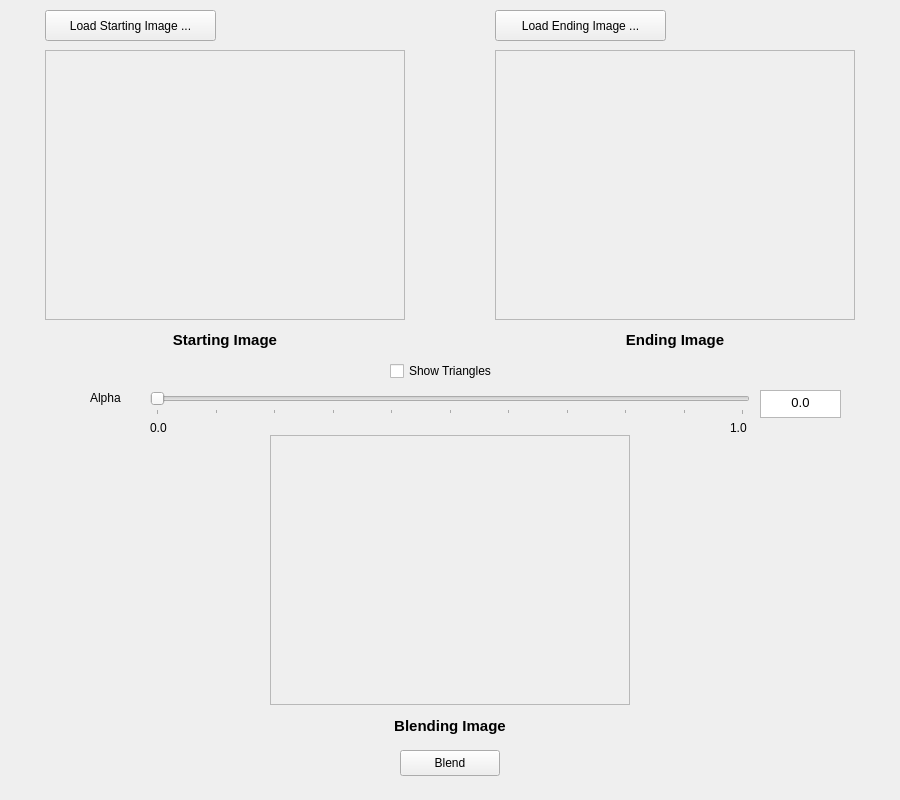
<?xml version="1.0" encoding="UTF-8"?>
<ui version="4.0">
 <class>MainWindow</class>
 <widget class="QMainWindow" name="MainWindow">
  <property name="geometry">
   <rect>
    <x>0</x>
    <y>0</y>
    <width>900</width>
    <height>800</height>
   </rect>
  </property>
  <property name="windowTitle">
   <string>MainWindow</string>
  </property>
  <widget class="QWidget" name="centralwidget">
   <widget class="QPushButton" name="Blend">
    <property name="geometry">
     <rect>
      <x>400</x>
      <y>750</y>
      <width>100</width>
      <height>26</height>
     </rect>
    </property>
    <property name="text">
     <string>Blend</string>
    </property>
   </widget>
   <widget class="QPushButton" name="loadStart">
    <property name="geometry">
     <rect>
      <x>45</x>
      <y>10</y>
      <width>171</width>
      <height>31</height>
     </rect>
    </property>
    <property name="text">
     <string>Load Starting Image ...</string>
    </property>
   </widget>
   <widget class="QCheckBox" name="showTri">
    <property name="geometry">
     <rect>
      <x>390</x>
      <y>360</y>
      <width>120</width>
      <height>22</height>
     </rect>
    </property>
    <property name="autoFillBackground">
     <bool>false</bool>
    </property>
    <property name="text">
     <string>Show Triangles</string>
    </property>
    <property name="checkable">
     <bool>true</bool>
    </property>
    <property name="checked">
     <bool>false</bool>
    </property>
    <property name="tristate">
     <bool>false</bool>
    </property>
   </widget>
   <widget class="QSlider" name="slider">
    <property name="enabled">
     <bool>true</bool>
    </property>
    <property name="geometry">
     <rect>
      <x>150</x>
      <y>390</y>
      <width>600</width>
      <height>25</height>
     </rect>
    </property>
    <property name="minimumSize">
     <size>
      <width>591</width>
      <height>0</height>
     </size>
    </property>
    <property name="mouseTracking">
     <bool>false</bool>
    </property>
    <property name="acceptDrops">
     <bool>false</bool>
    </property>
    <property name="autoFillBackground">
     <bool>true</bool>
    </property>
    <property name="maximum">
     <number>1000</number>
    </property>
    <property name="singleStep">
     <number>50</number>
    </property>
    <property name="orientation">
     <enum>Qt::Horizontal</enum>
    </property>
    <property name="invertedAppearance">
     <bool>false</bool>
    </property>
    <property name="invertedControls">
     <bool>false</bool>
    </property>
    <property name="tickPosition">
     <enum>QSlider::TicksBelow</enum>
    </property>
    <property name="tickInterval">
     <number>100</number>
    </property>
   </widget>
   <widget class="QTextEdit" name="textEdit">
    <property name="geometry">
     <rect>
      <x>760</x>
      <y>390</y>
      <width>81</width>
      <height>28</height>
     </rect>
    </property>
    <property name="html">
     <string>&lt;!DOCTYPE HTML PUBLIC &quot;-//W3C//DTD HTML 4.0//EN&quot; &quot;http://www.w3.org/TR/REC-html40/strict.dtd&quot;&gt;
&lt;html&gt;&lt;head&gt;&lt;meta name=&quot;qrichtext&quot; content=&quot;1&quot; /&gt;&lt;style type=&quot;text/css&quot;&gt;
p, li { white-space: pre-wrap; }
&lt;/style&gt;&lt;/head&gt;&lt;body style=&quot; font-family:'Sans'; font-size:10pt; font-weight:400; font-style:normal;&quot;&gt;
&lt;p align=&quot;center&quot; style=&quot; margin-top:0px; margin-bottom:0px; margin-left:0px; margin-right:0px; -qt-block-indent:0; text-indent:0px;&quot;&gt;0.0&lt;/p&gt;&lt;/body&gt;&lt;/html&gt;</string>
    </property>
    <property name="acceptRichText">
     <bool>false</bool>
    </property>
   </widget>
   <widget class="QPushButton" name="loadEnd">
    <property name="geometry">
     <rect>
      <x>495</x>
      <y>10</y>
      <width>171</width>
      <height>31</height>
     </rect>
    </property>
    <property name="text">
     <string>Load Ending Image ...</string>
    </property>
   </widget>
   <widget class="QLabel" name="label">
    <property name="geometry">
     <rect>
      <x>90</x>
      <y>390</y>
      <width>41</width>
      <height>16</height>
     </rect>
    </property>
    <property name="text">
     <string>Alpha</string>
    </property>
   </widget>
   <widget class="QLabel" name="startIm">
    <property name="geometry">
     <rect>
      <x>45</x>
      <y>50</y>
      <width>360</width>
      <height>270</height>
     </rect>
    </property>
    <property name="frameShape">
     <enum>QFrame::StyledPanel</enum>
    </property>
    <property name="frameShadow">
     <enum>QFrame::Plain</enum>
    </property>
    <property name="text">
     <string/>
    </property>
   </widget>
   <widget class="QLabel" name="endIm">
    <property name="geometry">
     <rect>
      <x>495</x>
      <y>50</y>
      <width>360</width>
      <height>270</height>
     </rect>
    </property>
    <property name="frameShape">
     <enum>QFrame::StyledPanel</enum>
    </property>
    <property name="frameShadow">
     <enum>QFrame::Plain</enum>
    </property>
    <property name="text">
     <string/>
    </property>
   </widget>
   <widget class="QLabel" name="morphIm">
    <property name="geometry">
     <rect>
      <x>270</x>
      <y>435</y>
      <width>360</width>
      <height>270</height>
     </rect>
    </property>
    <property name="frameShape">
     <enum>QFrame::StyledPanel</enum>
    </property>
    <property name="frameShadow">
     <enum>QFrame::Plain</enum>
    </property>
    <property name="text">
     <string/>
    </property>
   </widget>
   <widget class="QLabel" name="label_2">
    <property name="geometry">
     <rect>
      <x>135</x>
      <y>330</y>
      <width>180</width>
      <height>20</height>
     </rect>
    </property>
    <property name="text">
     <string>&lt;!DOCTYPE HTML PUBLIC &quot;-//W3C//DTD HTML 4.0//EN&quot; &quot;http://www.w3.org/TR/REC-html40/strict.dtd&quot;&gt;
&lt;html&gt;&lt;head&gt;&lt;meta name=&quot;qrichtext&quot; content=&quot;1&quot; /&gt;&lt;style type=&quot;text/css&quot;&gt;
p, li { white-space: pre-wrap; }
&lt;/style&gt;&lt;/head&gt;&lt;body style=&quot; font-family:'Sans'; font-size:10pt; font-weight:400; font-style:normal;&quot;&gt;
&lt;p align=&quot;center&quot; style=&quot; margin-top:0px; margin-bottom:0px; margin-left:0px; margin-right:0px; -qt-block-indent:0; text-indent:0px;&quot;&gt;&lt;span style=&quot; font-size:11pt; font-weight:600;&quot;&gt;Starting Image&lt;/span&gt;&lt;/p&gt;&lt;/body&gt;&lt;/html&gt;</string>
    </property>
   </widget>
   <widget class="QLabel" name="label_3">
    <property name="geometry">
     <rect>
      <x>585</x>
      <y>330</y>
      <width>180</width>
      <height>20</height>
     </rect>
    </property>
    <property name="text">
     <string>&lt;!DOCTYPE HTML PUBLIC &quot;-//W3C//DTD HTML 4.0//EN&quot; &quot;http://www.w3.org/TR/REC-html40/strict.dtd&quot;&gt;
&lt;html&gt;&lt;head&gt;&lt;meta name=&quot;qrichtext&quot; content=&quot;1&quot; /&gt;&lt;style type=&quot;text/css&quot;&gt;
p, li { white-space: pre-wrap; }
&lt;/style&gt;&lt;/head&gt;&lt;body style=&quot; font-family:'Sans'; font-size:10pt; font-weight:400; font-style:normal;&quot;&gt;
&lt;p align=&quot;center&quot; style=&quot; margin-top:0px; margin-bottom:0px; margin-left:0px; margin-right:0px; -qt-block-indent:0; text-indent:0px;&quot;&gt;&lt;span style=&quot; font-size:11pt; font-weight:600;&quot;&gt;Ending Image&lt;/span&gt;&lt;/p&gt;&lt;/body&gt;&lt;/html&gt;</string>
    </property>
   </widget>
   <widget class="QLabel" name="label_4">
    <property name="geometry">
     <rect>
      <x>380</x>
      <y>715</y>
      <width>140</width>
      <height>22</height>
     </rect>
    </property>
    <property name="text">
     <string>&lt;!DOCTYPE HTML PUBLIC &quot;-//W3C//DTD HTML 4.0//EN&quot; &quot;http://www.w3.org/TR/REC-html40/strict.dtd&quot;&gt;
&lt;html&gt;&lt;head&gt;&lt;meta name=&quot;qrichtext&quot; content=&quot;1&quot; /&gt;&lt;style type=&quot;text/css&quot;&gt;
p, li { white-space: pre-wrap; }
&lt;/style&gt;&lt;/head&gt;&lt;body style=&quot; font-family:'Sans'; font-size:10pt; font-weight:400; font-style:normal;&quot;&gt;
&lt;p align=&quot;center&quot; style=&quot; margin-top:0px; margin-bottom:0px; margin-left:0px; margin-right:0px; -qt-block-indent:0; text-indent:0px;&quot;&gt;&lt;span style=&quot; font-size:11pt; font-weight:600;&quot;&gt;Blending Image&lt;/span&gt;&lt;/p&gt;&lt;/body&gt;&lt;/html&gt;</string>
    </property>
   </widget>
   <widget class="QLabel" name="label_5">
    <property name="geometry">
     <rect>
      <x>150</x>
      <y>420</y>
      <width>31</width>
      <height>16</height>
     </rect>
    </property>
    <property name="text">
     <string>&lt;!DOCTYPE HTML PUBLIC &quot;-//W3C//DTD HTML 4.0//EN&quot; &quot;http://www.w3.org/TR/REC-html40/strict.dtd&quot;&gt;
&lt;html&gt;&lt;head&gt;&lt;meta name=&quot;qrichtext&quot; content=&quot;1&quot; /&gt;&lt;style type=&quot;text/css&quot;&gt;
p, li { white-space: pre-wrap; }
&lt;/style&gt;&lt;/head&gt;&lt;body style=&quot; font-family:'Sans'; font-size:10pt; font-weight:400; font-style:normal;&quot;&gt;
&lt;p style=&quot; margin-top:0px; margin-bottom:0px; margin-left:0px; margin-right:0px; -qt-block-indent:0; text-indent:0px;&quot;&gt;&lt;span style=&quot; font-size:9pt;&quot;&gt;0.0&lt;/span&gt;&lt;/p&gt;&lt;/body&gt;&lt;/html&gt;</string>
    </property>
   </widget>
   <widget class="QLabel" name="label_6">
    <property name="geometry">
     <rect>
      <x>730</x>
      <y>420</y>
      <width>21</width>
      <height>16</height>
     </rect>
    </property>
    <property name="text">
     <string>&lt;!DOCTYPE HTML PUBLIC &quot;-//W3C//DTD HTML 4.0//EN&quot; &quot;http://www.w3.org/TR/REC-html40/strict.dtd&quot;&gt;
&lt;html&gt;&lt;head&gt;&lt;meta name=&quot;qrichtext&quot; content=&quot;1&quot; /&gt;&lt;style type=&quot;text/css&quot;&gt;
p, li { white-space: pre-wrap; }
&lt;/style&gt;&lt;/head&gt;&lt;body style=&quot; font-family:'Sans'; font-size:10pt; font-weight:400; font-style:normal;&quot;&gt;
&lt;p style=&quot; margin-top:0px; margin-bottom:0px; margin-left:0px; margin-right:0px; -qt-block-indent:0; text-indent:0px;&quot;&gt;&lt;span style=&quot; font-size:9pt;&quot;&gt;1.0&lt;/span&gt;&lt;/p&gt;&lt;/body&gt;&lt;/html&gt;</string>
    </property>
   </widget>
  </widget>
 </widget>
 <resources/>
 <connections/>
</ui>
